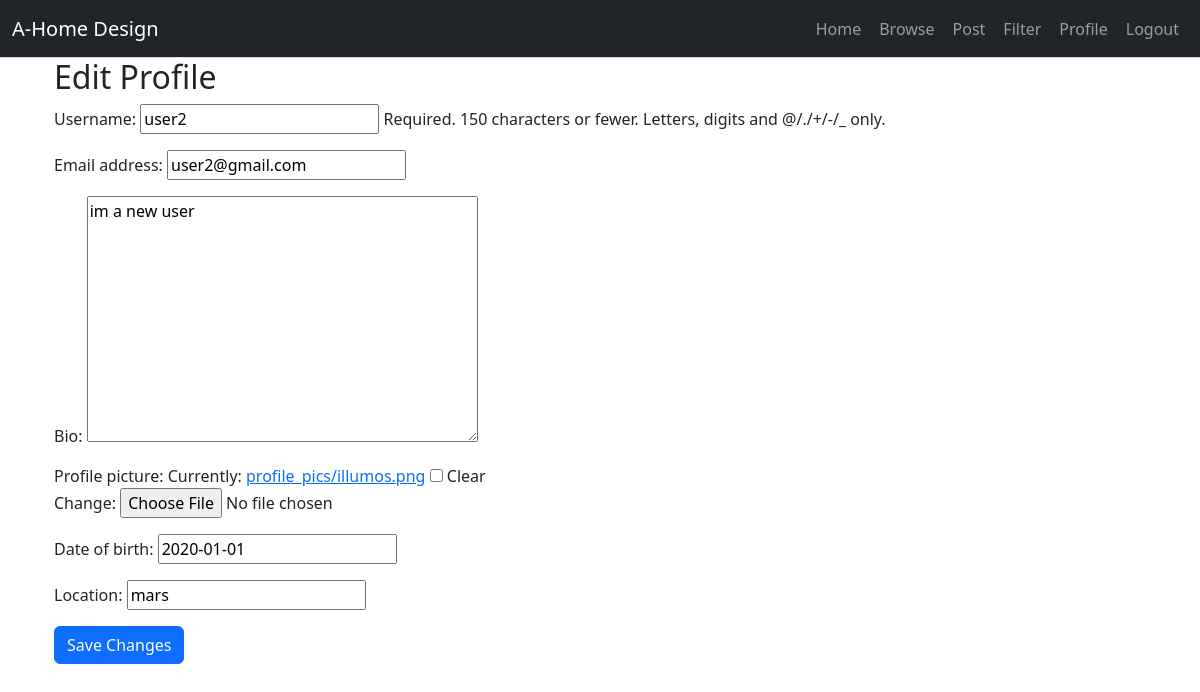
The page /account/profile/1/edit/ (signed in) on the database as committed earlier.
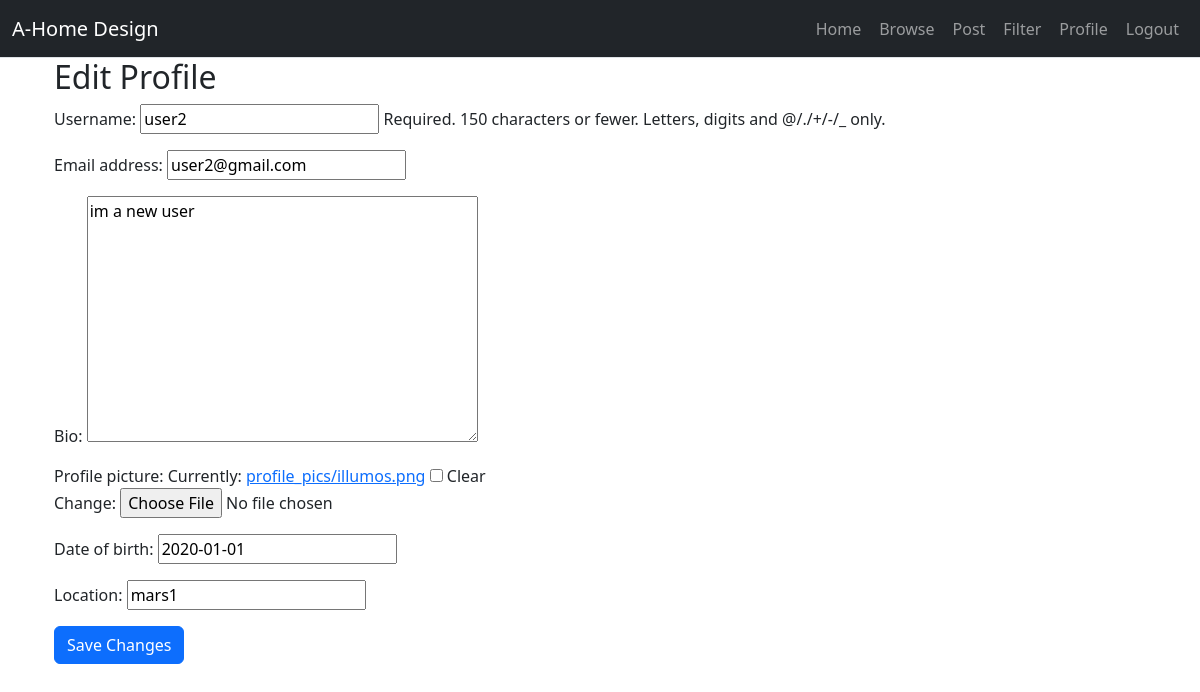
The same page on the database as committed later.
### account/models.py (models this page shows, shortened)
class CustomUser(AbstractUser):
    bio = models.TextField(blank=True, null=True)
    profile_picture = models.ImageField(upload_to='profile_pics/', blank=True, null=True)
    date_of_birth = models.DateField(blank=True, null=True)
    location = models.CharField(max_length=255, blank=True, null=True)
    joined_at = models.DateTimeField(auto_now_add=True)
    is_moderator = models.BooleanField(default=False)

### account/views.py (the view, shortened to what this page needs)
# urls.py: path('profile/<int:pk>/edit/', ProfileUpdateView.as_view(), name='profile-edit'),
class ProfileUpdateView(LoginRequiredMixin, UpdateView):
    model = CustomUser
    form_class = ProfileForm
    template_name = 'account/profile_edit.html'
    context_object_name = 'user'
    def get_object(self):
        return self.request.user
    def get_context_data(self, **kwargs):
        context = super().get_context_data(**kwargs)
        profile_user = self.get_object()
        is_following = Follow.objects.filter(follower=self.request.user, followed=profile_user).exists()
        context['is_following'] = is_following
        return context

### account/forms.py
class ProfileForm(forms.ModelForm):
    class Meta:
        model = CustomUser
        fields = ['username', 'email', 'bio', 'profile_picture', 'date_of_birth', 'location']

### AHome_app/templates/account/profile_edit.html (shortened to what this page needs)
{% extends 'pages/base.html' %}
{% load static %}
{% block content %}
    <div class="container">
        <h2>Edit Profile</h2>
        <form method="post" enctype="multipart/form-data">
            {{ form.as_p }}
            <button type="submit" class="btn btn-primary">Save Changes</button>
        </form>
    </div>
{% endblock %}

Rows that differ between the two databases and show on the page:
changed CustomUser "user2": location "mars" → "mars1"
